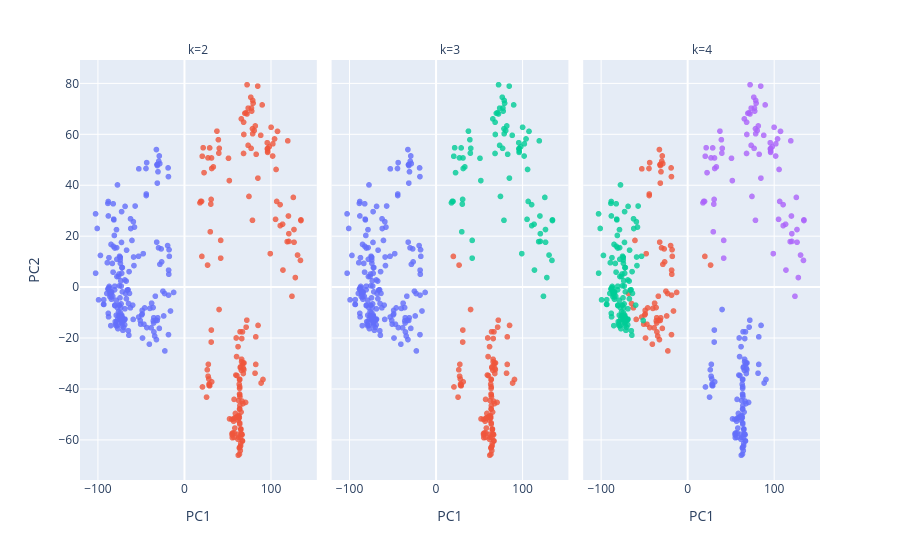

The code cell stored with this chart in its notebook:
### Code cell
containers = []

# Clustering
for k in [2, 3, 4]:
    tmp = df_pca[["PC1", "PC2"]].copy()
    tmp["cluster"] = KMeans(n_clusters=k, n_init=50, random_state=0).fit_predict(X_reduced).astype(str)
    tmp["k"] = k
    containers.append(tmp)

main_container = pd.concat(containers)

fig = px.scatter(main_container, x="PC1", y="PC2", color="cluster", facet_col="k", hover_name=main_container.index)
fig.update_traces(marker=dict(size=6, opacity=0.8))
fig.update_layout(showlegend=False)
fig.show()
